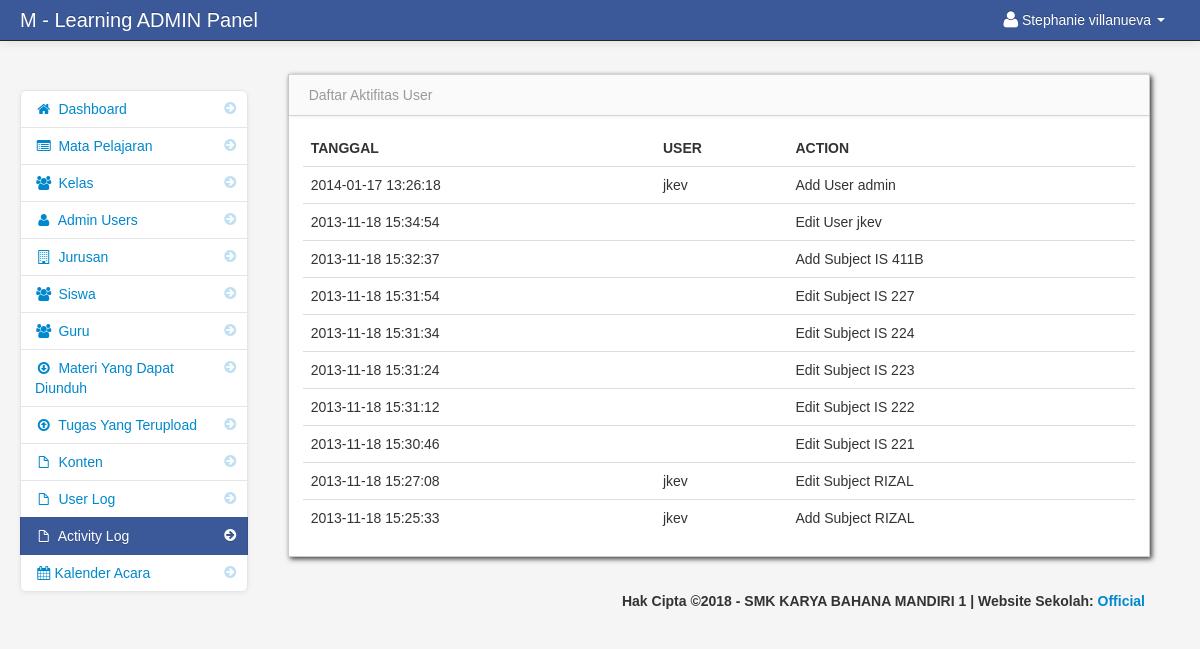
The page /admin/activity_log.php (signed in) on the database its author committed.
### tables this page shows
CREATE TABLE IF NOT EXISTS `users` (
  `user_id` int(11) NOT NULL AUTO_INCREMENT,
  `username` varchar(100) NOT NULL,
  `password` varchar(100) NOT NULL,
  `firstname` varchar(100) NOT NULL,
  `lastname` varchar(100) NOT NULL,
  PRIMARY KEY (`user_id`)
);

CREATE TABLE IF NOT EXISTS `activity_log` (
  `activity_log_id` int(11) NOT NULL AUTO_INCREMENT,
  `username` varchar(100) NOT NULL,
  `date` varchar(100) NOT NULL,
  `action` varchar(100) NOT NULL,
  PRIMARY KEY (`activity_log_id`)
);

### admin/session.php (called while the page is built, shortened)
<?php
$session_id=$_SESSION['id'];

### admin/activity_log.php (the view)
<?php include('header.php'); ?>
<?php include('session.php'); ?>
<body>
<?php include('navbar.php'); ?>
    <div class="container-fluid">
        <div class="row-fluid">
		<?php include('activity_log_sidebar.php'); ?>
        <div class="span9" id="content">
            <div class="row-fluid">
                <div id="block_bg" class="block">
                    <div class="navbar navbar-inner block-header">
                        <div class="muted pull-left">Daftar Aktifitas User</div>
                    </div>
                    <div class="block-content collapse in">
                        <div class="span12">
            								<table cellpadding="0" cellspacing="0" border="0" class="table" id="example">
            								<thead>
            								    <tr>
            												<th>Tanggal</th>
            												<th>User</th>
            												<th>Action</th>
            										</tr>
            								</thead>
            								<tbody>
                            <?php
            										$query = mysqli_query($db, "SELECT * FROM activity_log ORDER BY date DESC")or die(mysqli_error($db));
            										while($row = mysqli_fetch_array($query)){
            							  ?>
            								<tr>
                               <td><?php echo $row['date']; ?></td>
                               <td><?php echo $row['username']; ?></td>
                               <td><?php echo $row['action']; ?></td>
                            </tr>
            				        <?php } ?>
            								</tbody>
            							</table>
                        </div>
                    </div>
                </div>
            </div>
        </div>
        </div>
		<?php include('footer.php'); ?>
    </div>
		<?php include('script.php'); ?>
    </body>
</html>

### admin/navbar.php (shortened to what this page needs)
<div class="navbar navbar-fixed-top navbar-inverse">
          <div class="navbar-inner">
              <div class="container-fluid">
                  <span class="brand" href="#">M - Learning ADMIN Panel</span>
                  <div class="nav-collapse collapse">
                      <ul class="nav pull-right">
				<?php $query= mysqli_query($db, "select * from users where user_id = '$session_id'")or die(mysqli_error($db));
						$row = mysqli_fetch_array($query);
				?>
                          <li class="dropdown">
                              <a href="#" role="button" class="dropdown-toggle" data-toggle="dropdown"> <i class="icon-user icon-large"></i><?php echo $row['firstname']." ".$row['lastname'];  ?> <i class="caret"></i>
                              </a>
                          </li>
                      </ul>
                  </div>
              </div>
          </div>
      </div>

### admin/assets/styles.css (style rules this page uses)
body { padding-top: 60px; padding-bottom: 40px; background-color: #f5f5f5; }
#content { margin-left:0px; }
.block { background: url("../images/pixel-60fff.png") repeat scroll 0 0 rgba(0, 0, 0, 0) !important; border: 1px solid #ccc; background: white; margin: 1em 0em; border-top: none; -webkit-box-shadow: 2px 2px 5px rgba(0, 0, 6, 0.75); -moz-box-shadow: 2px 2px 5px rgba(0, 0, 6, 0.75); box-shadow: 2px 2px 5px rgba(0, 0, 6, 0.75); }
.block-content { margin: 1em; min-height: .25em; }
.block-header { margin-bottom: 0px; border-right: none; border-left: none; -webkit-border-radius: 0px; -moz-border-radius: 0px; border-radius: 0px; }
.block-header div { padding-top: 10px; }

### rows shown on the page
users: firstname "Stephanie", lastname "villanueva"
activity_log: date "2014-01-17 13:26:18", username "jkev", action "Add User admin"
activity_log: date "2013-11-18 15:34:54", action "Edit User jkev"
activity_log: date "2013-11-18 15:32:37", action "Add Subject IS 411B"
activity_log: date "2013-11-18 15:31:54", action "Edit Subject IS 227"
activity_log: date "2013-11-18 15:31:34", action "Edit Subject IS 224"
activity_log: date "2013-11-18 15:31:24", action "Edit Subject IS 223"
activity_log: date "2013-11-18 15:31:12", action "Edit Subject IS 222"
activity_log: date "2013-11-18 15:30:46", action "Edit Subject IS 221"
activity_log: date "2013-11-18 15:27:08", username "jkev", action "Edit Subject RIZAL"
activity_log: date "2013-11-18 15:25:33", username "jkev", action "Add Subject RIZAL"
